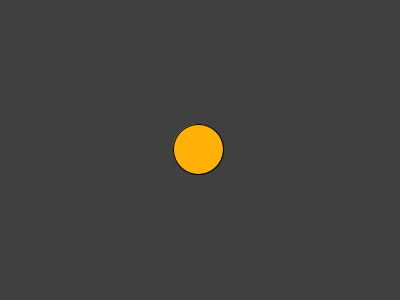
Frame 1 (no input)
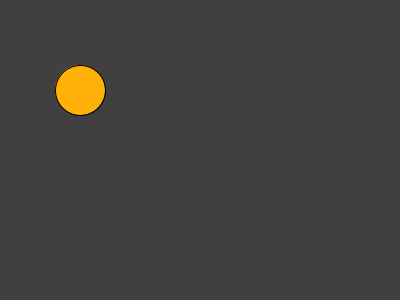
Frame 60 (the mouse pressed at the canvas centre just before this capture)
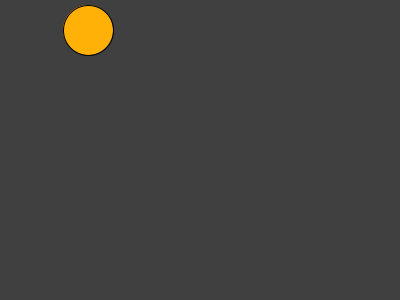
Frame 120 (the mouse held since frame 60 and released just before this capture)

The Processing sketch that drew these frames (run headless with seeded random() and noise(); from frame 60 on, the mouse is pressed at the canvas centre):

// Processing sketch: Bouncing_ball
// ── Bouncing_ball.pde
float xPos; // x-position
float yPos;
float vx; // speed in x-direction
float vy;
float radius;
float red;
float green;
float blue;
float counter;
 
void setup()
{
  size(400,300);
  fill(255,177,8);
  textSize(48);
 
  xPos = width/2;  // Initialise xPos to centre of sketch
  vx = -2; // Set speed in x-direction to -2 (moving left)
  yPos = height/2;
  vy = -1;
  radius=50;
  counter=0;
}
 
void draw()
{
  background(64);
 
  red=random(255);
  green=random(255);
  blue=random(255);
  
  xPos = xPos + vx;  // Change x-position on each redraw
  yPos = yPos + vy;
 
  ellipse(xPos,yPos,radius,radius);
  
  if ((xPos-radius)<=-25 || (xPos+radius)>=425)
  {
    vx=-vx;
    counter+=1;
  }
  
  if ((yPos-radius)<=-25 || (yPos+radius)>=325)
  {
    vy=-vy;
    counter+=1;
  }
  
  if (counter%3==0 && counter>0)
  {
    counter=0;
    fill(red,green,blue);
  }
  
}
